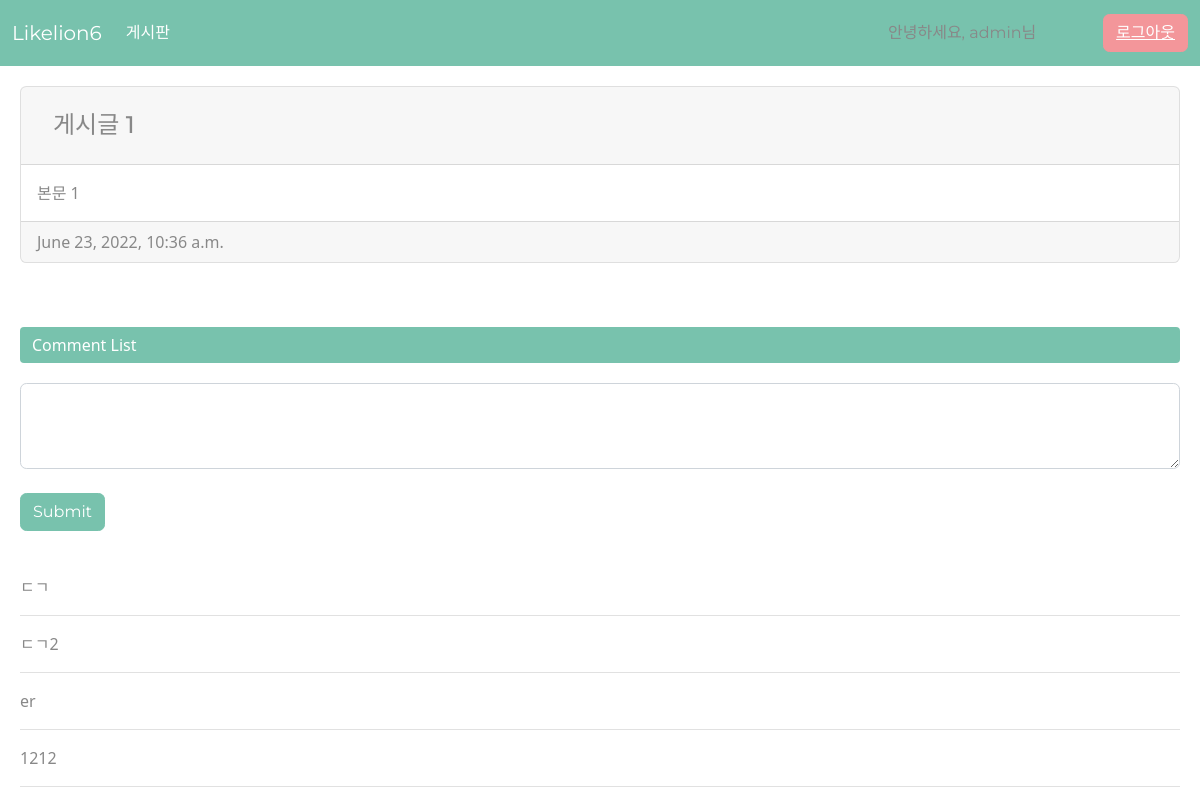
The page /detail/3 (signed in) on the database its author committed.
### board/models.py (models this page shows, shortened)
class Board(models.Model):
    title = models.CharField(max_length=100, null = False)
    content = models.TextField()
    date = models.DateTimeField(auto_now_add=True)
    photo = models.ImageField(null = True, blank=True, upload_to = 'board_photo')

class Comment(models.Model):
    comment = models.CharField(max_length=200 , null=False)
    date = models.DateTimeField(auto_now_add=True)
    post = models.ForeignKey(Board, on_delete=models.CASCADE)
    def __str__(self):
        return self.comment

### board/views.py (the view)
# urls.py: path('detail/<int:board_id>', views.detail, name='detail'),
def detail(request, board_id):
    board_detail = get_object_or_404(Board, pk=board_id)
    return render(request, 'detail.html', {'board_detail': board_detail})

### board/templates/detail.html (shortened to what this page needs)
{% load static %}
<!DOCTYPE html>
<html lang="en">
  <head>
    <link
      rel="stylesheet"
      type="text/css"
      href="{% static 'css/bootstrap.min.css' %}"
    />
  </head>
  <body>
    <nav class="navbar navbar-expand-lg navbar-dark bg-primary">
      <div class="container-fluid">
        <a class="navbar-brand" href="{% url 'home' %}">Likelion6</a>
        <div class="collapse navbar-collapse" id="navbarColor01">
          <ul class="navbar-nav me-auto">
            <li class="nav-item">
              <a class="nav-link active" href="{% url 'home' %}">게시판 </a>
            </li>
          </ul>
          <form class="d-flex btn-box">
            {% if user.is_authenticated %}
            <p>안녕하세요, {{ user.username }}님</p>
            <div style="float: right">
              <button type="submit" class="btn btn-secondary">
                <a href="{% url 'logout' %}" style="color: white">로그아웃</a>
              </button>
            </div>
            {% endif %}
          </form>
        </div>
      </div>
    </nav>
    <form style="margin: 20px">
      <div class="card mb-3">
        <h4 class="card-header">
          <div class="card-body">{{ board_detail.title }}</div>
        </h4>
        <div class="card-body">
          <p class="card-text">{{ board_detail.content }}</p>
        </div>
        <div class="card-footer text-muted">{{ board_detail.date }}</div>
      </div>
    </form>
    <br />
    <ol class="breadcrumb" style="margin: 20px">
      <li class="breadcrumb-item active">Comment List</li>
    </ol>
    <form
      method="POST"
      action="{% url 'create_comment' board_detail.id %}"
      style="margin: 20px"
    >
      <div class="form-group">
        <textarea
          name="comment"
          class="form-control"
          id="exampleTextarea"
          rows="3"
        ></textarea>
      </div>
      <br />
      <button type="submit" class="btn btn-primary">Submit</button>
    </form>
    <form style="margin: 20px">
      <br />
      {% for comment in board_detail.comment_set.all %}
      <p>{{ comment }}</p>
      <hr />
      {% endfor %}
    </form>
  </body>
</html>

### board/templates/detail.html (style rules this page uses)
.btn-box { width: 300px; height: 50px; display: flex; align-items: center; justify-content: space-between; }
.btn-box > p { margin-bottom: 0; }

### rows shown on the page
Board: title "게시글 1", content "본문 1", date "June 23, 2022, 10:36 a.m."
Comment: comment "ㄷㄱ"
Comment: comment "ㄷㄱ2"
Comment: comment "er"
Comment: comment "1212"

### other values the page prints
{{ user.username }} "admin"
